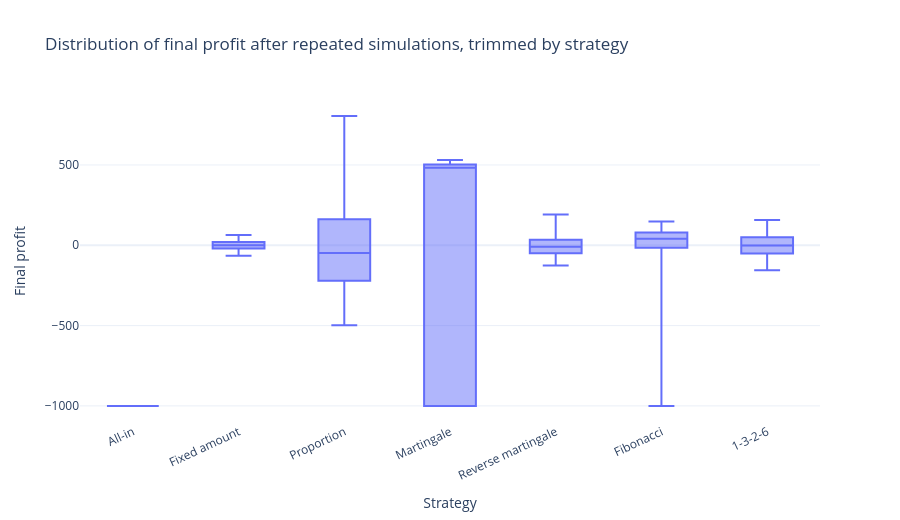

Write notebook code for a chart like this one.
### Code cell
fig_profit_distribution = plot_profit_distribution(simulations_no_commission_trimmed)
fig_profit_distribution.write_html(PLOTLY_OUTPUT_DIR / "betting_profit_distribution.html", include_plotlyjs="cdn", full_html=True)
fig_profit_distribution

### Figure 1 — Plotly figure (JSON) as saved in the notebook; plotly's stock layout.template omitted (floating-point values rounded to 4 significant figures; data arrays with more than 128 entries replaced by an {"elided": "..."} marker saying what was removed)
{"data": [{"alignmentgroup": "True", "boxpoints": false, "hovertemplate": "Strategy=%{x}<br>Final profit=%{y}<extra></extra>", "legendgroup": "", "marker": {"color": "#636efa"}, "name": "", "notched": false, "offsetgroup": "", "orientation": "v", "showlegend": false, "type": "box", "x": {"elided": "68005 str values"}, "x0": " ", "xaxis": "x", "y": {"elided": "68005 float values"}, "y0": " ", "yaxis": "y"}], "layout": {"boxmode": "group", "height": 520, "legend": {"tracegroupgap": 0}, "title": {"text": "Distribution of final profit after repeated simulations, trimmed by strategy"}, "xaxis": {"anchor": "y", "categoryarray": ["All-in", "Fixed amount", "Proportion", "Martingale", "Reverse martingale", "Fibonacci", "1-3-2-6"], "categoryorder": "array", "domain": [0, 1], "tickangle": -25, "title": {"text": "Strategy"}}, "yaxis": {"anchor": "x", "domain": [0, 1], "title": {"text": "Final profit"}}}}
